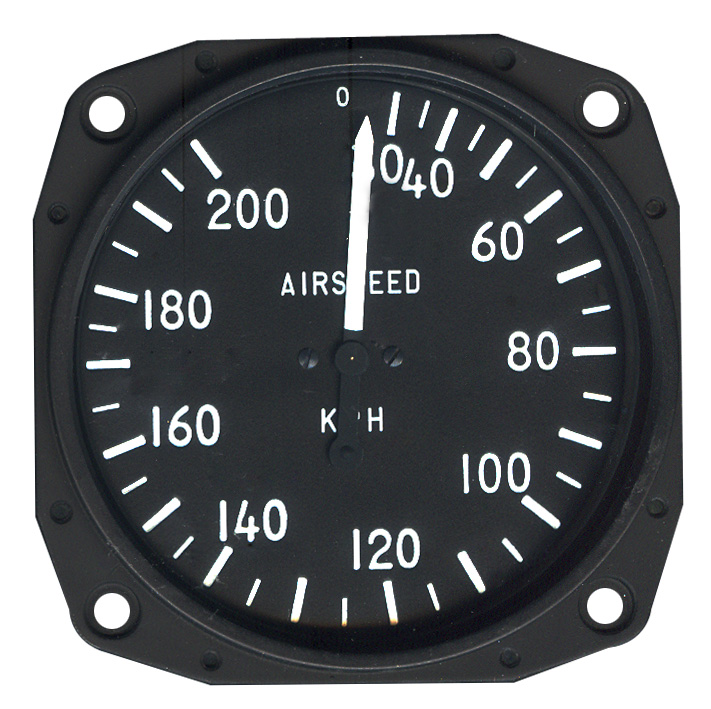
#> input picture experiments/Test image 2.jpeg, 711 x 709 px
$ jupyter execute 'method2 - dial.ipynb'
#> lines starting #> are read from the running program, lines starting #| are printed output that depends on the picture; after the words box and inside, x2 and y2 are one past the last pixel; in counts of white or black regions, pixels touching at a corner belong together
*Notes*

* Since we are taking a video of the gague, take a difference image between two frames. They will have the same background, but the needle will move. The backgroudn and needle are revealed in the difference. (The background doesn't change, but the needle does.)
* Better to use $r$, $\theta$ for lines instead of $m$, $b$ so the computer doesn't have to deal with infinite slope for vertical lines.

[cell 1]
import cv2 as cv
from PIL import Image
import numpy as np
from google.colab.patches import cv2_imshow
import math

[cell 2]
filename = "Test image 2.jpeg"
# Loads an image
src = cv.imread(cv.samples.findFile(filename), cv.IMREAD_COLOR)
#> src is the input picture: shape (709, 711, 3); mean B, G, R 109, 106.6, 104.2
# Check if image is loaded fine
if src is None:
    print ('Error opening image!')


gray = cv.cvtColor(src, cv.COLOR_BGR2GRAY)


gray = cv.medianBlur(gray, 5)


rows = gray.shape[0]
#> rows = 709
circles = cv.HoughCircles(gray, cv.HOUGH_GRADIENT, 1, rows / 8,
                            param1=100, param2=30,
                            minRadius=1, maxRadius=30)
#> circles = [[111.5, 610.5, 18.1], [600.5, 108.5, 18.1], [604.5, 605.5, 18.1], [106.5, 113.5, 18.1], [518.5, 341.5, 10.6], [218.5, 199.5, 11.8], [207.5, 434.5, 10.3], [274.5, 529.5, 10.3], [378.5, 540.5, 12.5], [483.5, 248.5, 6.9], [518.5, 482.5, 9.6], [171.5, 316.5, 6.6]]


if circles is not None:
    circles = np.uint16(np.around(circles))
#> circles = [[112, 610, 18], [600, 108, 18], [604, 606, 18], [106, 114, 18], [518, 342, 11], [218, 200, 12], [208, 434, 10], [274, 530, 10], [378, 540, 12], [484, 248, 7], [518, 482, 10], [172, 316, 7]]
    for i in circles[0, :]:
        center = (i[0], i[1])
        # circle center
        cv.circle(src, center, 1, (0, 100, 100), 3)
        # circle outline
        radius = i[2]
        cv.circle(src, center, radius, (255, 0, 255), 3)
#> this loop made 12 passes
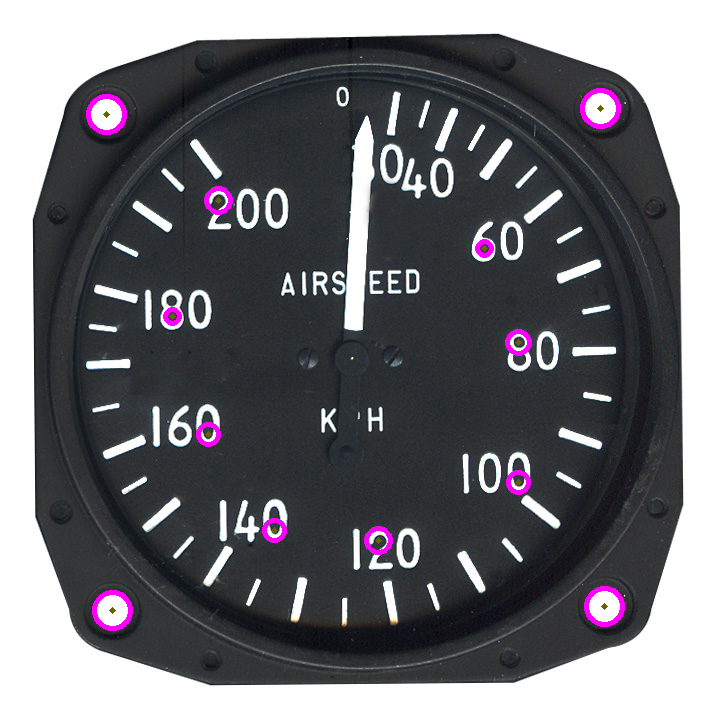
#> src: shape (709, 711, 3); 0.99% of pixels changed, all inside (x1, y1, x2, y2) = (86, 88, 625, 631)


cv2_imshow(src)
cv.waitKey(0)
#> Out = 27

[cell 3]
cv2_imshow(gray)

[cell 4]
lines = cv.HoughLines(gray, 1, 0.01, 1000)
#> lines = 28 rows, first 8: [-4, 2.36], [501, 0.79], [496, 0.79], [-9, 2.36], [1, 2.36], [-2, 2.36], [3, 2.36], [502, 0.78]

[cell 5]
lines.shape
#> Out = (28, 1, 2)

[cell 6]
for line in lines:
  print(line)
  break
#> this loop made 1 pass
#| [[-4.    2.36]]

[cell 7]
for i in range(0, len(lines)):
  rho = lines[i][0][0]
  theta = lines[i][0][1]
  a = math.cos(theta)
  b = math.sin(theta)
  x0 = a * rho
  y0 = b * rho
  pt1 = (int(x0 + 1000*(-b)), int(y0 + 1000*(a)))
  pt2 = (int(x0 - 1000*(-b)), int(y0 - 1000*(a)))
  cv.line(src, pt1, pt2, (0,0,255), 3, cv.LINE_AA)
#> this loop made 28 passes
#> (rho, theta, a, b, x0, y0, pt1, pt2) on passes 1 to 10: (-4, 2.36, -0.71, 0.704, 2.84, -2.82, (-701, -712), (707, 706)), (501, 0.79, 0.704, 0.71, 352.6, 355.9, (-357, 1059), (1062, -347)), (496, 0.79, 0.704, 0.71, 349.1, 352.3, (-361, 1056), (1059, -351)), (-9, 2.36, -0.71, 0.704, 6.39, -6.34, (-698, -716), (710, 703)), (1, 2.36, -0.71, 0.704, -0.71, 0.704, (-705, -709), (703, 710)), (-2, 2.36, -0.71, 0.704, 1.42, -1.41, (-702, -711), (705, 708)), (3, 2.36, -0.71, 0.704, -2.13, 2.11, (-706, -707), (702, 711)), (502, 0.78, 0.711, 0.703, 356.9, 353, (-346, 1063), (1060, -357)), (503, 0.79, 0.704, 0.71, 354, 357.3, (-356, 1061), (1064, -346)), (506, 0.79, 0.704, 0.71, 356.1, 359.4, (-354, 1063), (1066, -344))
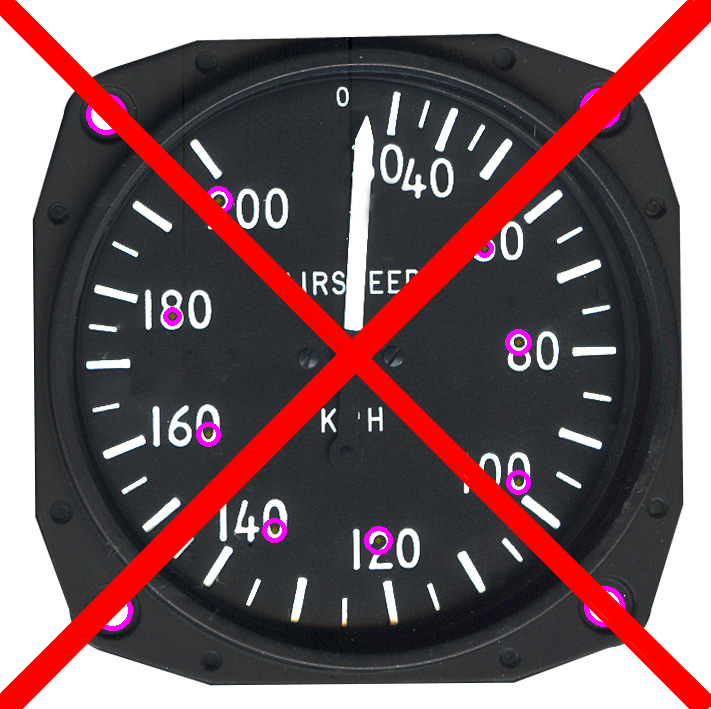
#> src: shape (709, 711, 3); 10.24% of pixels changed, all inside (x1, y1, x2, y2) = (0, 0, 711, 709)
